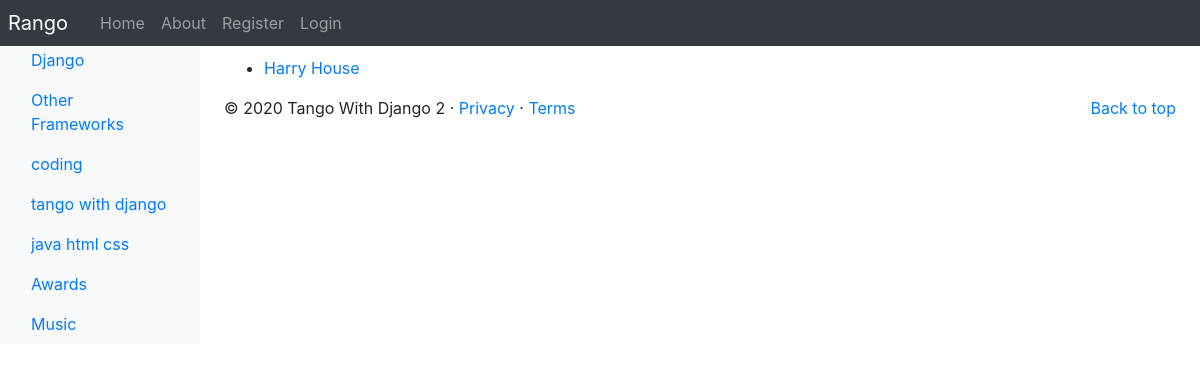
The app's page /rango/category/music/, older data.
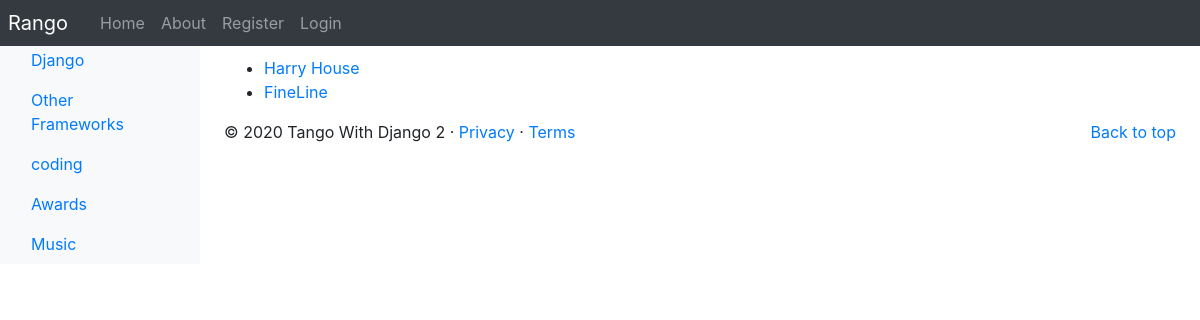
The same page, newer data.
### rango/models.py (models this page shows, shortened)
class Category(models.Model):
    name = models.CharField(max_length=128, unique=True)
    views = models.IntegerField(default=0)
    likes = models.IntegerField(default=0)
    slug = models.SlugField(unique=True)
    class Meta:
        verbose_name_plural = 'categories'

class Page(models.Model):
    category = models.ForeignKey(Category, on_delete=models.CASCADE)
    title = models.CharField(max_length=128)
    url = models.URLField()
    views = models.IntegerField(default=0)

### rango/views.py (the view)
# urls.py: path('category/<slug:category_name_slug>/',views.show_category, name='show_category'),
def show_category(request, category_name_slug):
    context_dict = {}
    try:
        category = Category.objects.get(slug=category_name_slug)
        pages = Page.objects.filter(category=category)
        context_dict['pages'] = pages
        context_dict['category'] = category
    except Category.DoesNotExist:
        context_dict['category'] = None
        context_dict['pages'] = None
    return render(request, 'rango/category.html', context=context_dict)

### rango/templatetags/rango_template_tags.py (called while the page is built)
@register.inclusion_tag('rango/categories.html')
def get_category_list(current_category=None):
    return {'categories': Category.objects.all(),
            'current_category': current_category}

### templates/rango/category.html (shortened to what this page needs)
{% extends 'rango/base.html' %}
{% load staticfiles %}
{% block body_block %}
    {% if category %}
        <h1>{{ category.name }}</h1>
        {% if pages %}
        <ul>
            {% for page in pages %}
            <li><a href="{{ page.url }}">{{ page.title }}</a></li>
            {% endfor %}
        </ul>
        {% else %}
        <strong>No pages currently in category.</strong>
        {% endif %}
    {% else %}
        The specefied category does not exist.
    {% endif %}
{% endblock %}

### templates/rango/base.html (shortened to what this page needs)
<!DOCTYPE html>
{% load staticfiles %}
{% load rango_template_tags %}
<html lang="en">
    <head>
    <link href="https://getbootstrap.com/docs/4.2/dist/css/bootstrap.min.css" rel="stylesheet">
    <link href="https://getbootstrap.com/docs/4.2/examples/dashboard/dashboard.css" rel="stylesheet">
    </head>
    <body>
        <header>
            <nav class="navbar navbar-expand-md navbar-dark fixed-top bg-dark p-0">
                <a class="navbar-brand p-2" href="{% url 'rango:index' %}">Rango</a>
                <div class="collapse navbar-collapse" id="navbarCollapse">
                    <ul class="navbar-nav mr-auto">
                        <li class="nav-item"><a class="nav-link" href="{% url 'rango:index' %}">Home</a></li>
                        <li class="nav-item "><a class="nav-link" href="{% url 'rango:about' %}">About</a></li>
                        {% if user.is_authenticated %}
                        <li class="nav-item "><a class="nav-link" href="{% url 'rango:restricted' %}">Restricted</a></li>
                        <li class="nav-item"><a class="nav-link" href="{% url 'auth_logout' %}?next=/rango/">Logout</a></li>
                        <li class="nav-item"><a class="nav-link" href="{% url 'rango:add_category' %}">Add Category</a></li>
                        <li class="nav-item"><a class="nav-link" href="{% url 'rango:search' %}">Search</a></li>
                        <li class="nav-item"><a class="nav-link" href="{% url 'auth_password_change' %}">Change Password</a></li>
                        {% else %}
                        <li class="nav-item"><a class="nav-link" href="{% url 'registration_register' %}">Register</a></li>
                        <li class="nav-item "><a class="nav-link" href="{% url 'auth_login' %}">Login</a></li>
                        {% endif %}
                    </ul>
                </div>
            </nav>
        </header>
        <div class="container-fluid">
            <div class="row">
                <nav class="col-md-2 d-none d-md-block bg-light sidebar">
                    <div class="sidebar-sticky">
                    {% block sidebar_block %}
                        {% get_category_list category %}
                    {% endblock %}
                    </div>
                </nav>
                <main role="main" class="col-md-9  ml-sm-auto col-lg-10 px-4">
                    {% block body_block %}{% endblock %}
                    <footer>
                        <p class="float-right"><a href="#">Back to top</a></p>
                        <p>&copy; 2020 Tango With Django 2 &middot; <a href="#">Privacy</a> &middot; <a href="#">Terms</a></p>
                    </footer>
                </main>
            </div>
        </div>
    </body>
</html>

### templates/rango/categories.html (shortened to what this page needs)
<ul class="nav flex-column">
    {% if categories %}
    {% for c in categories %}
    {% if c == current_category %}
    <li class="nav-item">
        <a class="nav-link active" href="{% url 'rango:show_category' c.slug %}">
            {{ c.name }}
        </a>
    </li>
    {% else %}
    <li class="nav-item">
        <a class="nav-link" href="{% url 'rango:show_category' c.slug %}">
            {{ c.name }}
        </a>
    </li>
    {% endif %}
    {% endfor %}
    {% else %}
    <li class="nav-item">There are no categories present.</li>
    {% endif %}
</ul>

Row changes from the older to the newer data that the page shows:
removed Category: name "tango with django"
removed Category: name "java html css"
added Page: title "FineLine"
